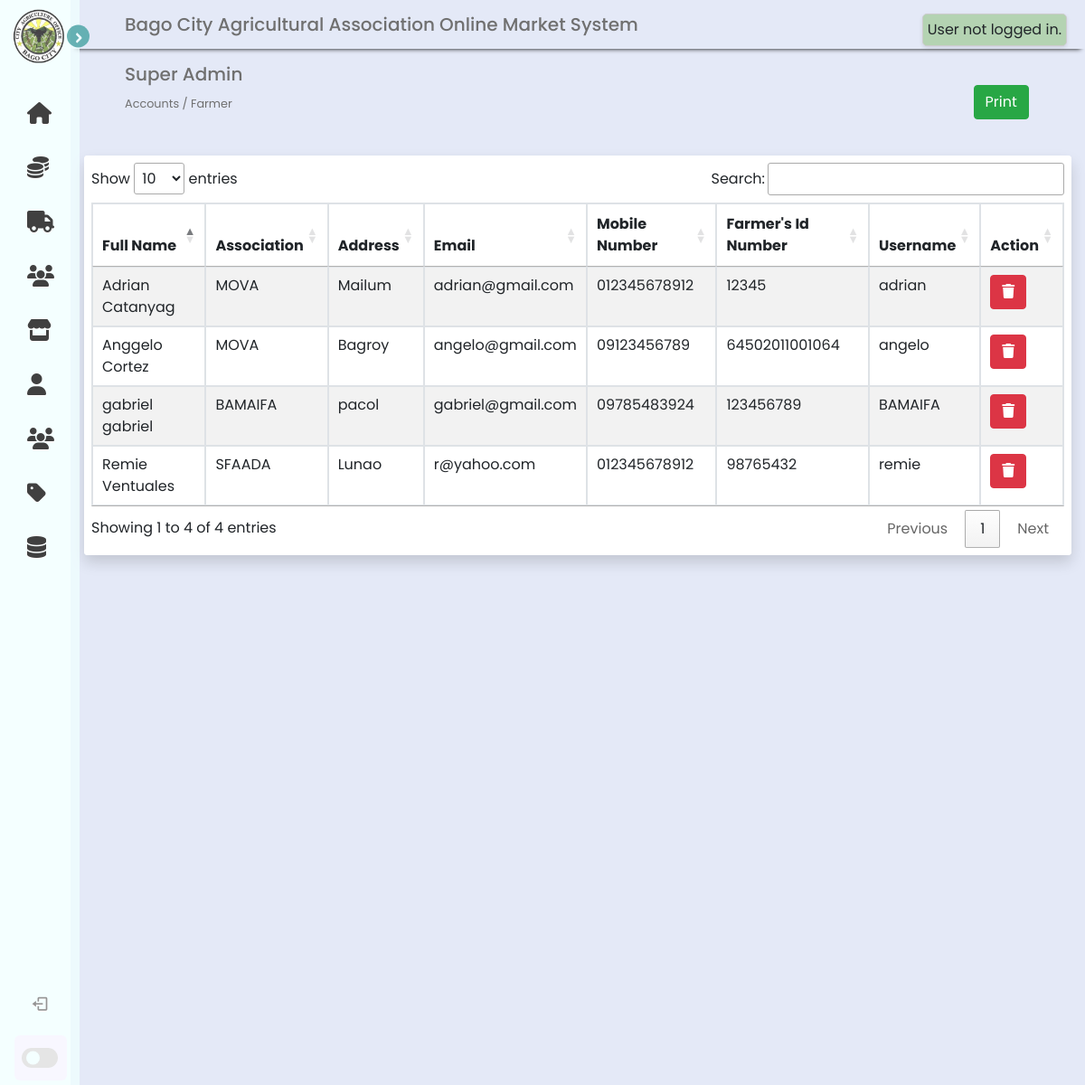
The page /superA_side/farmer.php on the database its author committed.
### tables this page shows
CREATE TABLE `farmer` (
  `seller_id` int(11) NOT NULL AUTO_INCREMENT,
  `fname` varchar(255) DEFAULT NULL,
  `lname` varchar(255) DEFAULT NULL,
  `address` varchar(255) DEFAULT NULL,
  `association` varchar(11) DEFAULT NULL,
  `email` varchar(255) DEFAULT NULL,
  `phonenumber` bigint(20) DEFAULT NULL,
  `farmers_identification_number` bigint(20) NOT NULL,
  `profile_image` varchar(255) DEFAULT NULL,
  `username` varchar(255) DEFAULT NULL,
  `password` varchar(255) DEFAULT NULL,
  PRIMARY KEY (`seller_id`)
);

### superA_side/farmer.php (the view, shortened to what this page needs)
<?php
    include 'includes/sidebar.php';
?>
<!DOCTYPE html>
<html lang="en">
    <head>
        <link href="//maxcdn.bootstrapcdn.com/bootstrap/4.1.1/css/bootstrap.min.css" rel="stylesheet" id="bootstrap-css">
        <link href="//cdn.datatables.net/1.10.25/css/jquery.dataTables.min.css" rel="stylesheet">
    </head>
    <body>
        <section class="header">
            <div class="head">Bago City Agricultural Association Online Market System</div>
            <?php include 'includes/seller_indicator.php' ?>
                <div class="page-header">
                    <h5>Super Admin</h5>
                    <small>Accounts / Farmer</small>
                </div>
                <div class="print" style="padding-left: 89%">
                    <button class="btn btn-success" onclick="printTable()">Print</button><br><br>
                </div>
                <div class="container">
                    <div class="card rounded shadow border-0">
                        <div class="card-body p-2 bg-white rounded">
                            <div class="table-responsive">
                                <table id="farmers" style="width:100%" class="table table-striped table-bordered">
                                    <thead>
                                        <tr>
                                            <th>Full Name</th>
                                            <th>Association</th>
                                            <th>Address</th>
                                            <th>Email</th>
                                            <th>Mobile Number</th>
                                            <th>Farmer's Id Number</th>
                                            <th>Username</th>
                                            <th>Action</th>
                                        </tr>
                                    </thead>
                                    <tbody>
                                        <?php
                                            require("../logic/db_connection.php");
                                            $queryGetAllFarmers = "SELECT * FROM `farmer`";
                                            $farmer = mysqli_query($connect, $queryGetAllFarmers);
                                            if (mysqli_num_rows($farmer) > 0) {
                                            while ($farmerrow = mysqli_fetch_assoc($farmer)) {
                                        ?>
                                            <tr>
                                                <td><?php echo $farmerrow['fname'] . " " . $farmerrow["lname"]; ?></td>
                                                <td><?php echo $farmerrow['association']; ?></td>
                                                <td><?php echo $farmerrow['address']; ?></td>
                                                <td><?php echo $farmerrow['email']; ?></td>
                                                <td><?php echo '0' . $farmerrow['phonenumber']; ?></td>
                                                <td><?php echo $farmerrow['farmers_identification_number']; ?></td>
                                                <td><?php echo $farmerrow['username']; ?></td>
                                                <td><a href="delete_accounts/delete_farmer.php?remove=<?php echo $farmerrow['seller_id']; ?>" onclick="return confirm('Are you sure you want to remove this account?');" type="button" class="btn btn-danger btn-danger me-2"><i class="fas fa-trash"></i></a></td>
                                            </tr>
                                        <?php
                                            }
                                            }
                                        ?>
                                    </tbody>
                                </table>
                            </div>
                        </div>
                    </div>
                </div>
        </section>
    </body>
</html>

### css/superA_sidebar.css (style rules this page uses)
* { margin: 0; padding: 0; box-sizing: border-box; font-family: 'Poppins', sans-serif; }
:root { --body-color: #E4E9F7; --sidebar-color: #f0ffff; --primary-color: #3b9c9c; --primary-color-light: #F6F5FF; --toggle-color: #DDD; --text-color: #707070; --tran-03: all 0.2s ease; --tran-03: all 0.3s ease; --tran-04: all 0.3s ease; --tran-05: all 0.3s ease; }
body { min-height: 100vh; background-color: var(--body-color); transition: var(--tran-05); }

### superA_side/farmer.php (style rules this page uses)
.header { position: absolute; top: 0; top: 0; left: 250px; height: 100vh; width: calc(100% - 250px); background-color: var(--body-color); transition: var(--tran-05); font-family: 'Poppins', sans-serif; }
.header .head { font-size: 20px; font-weight: 500; color: var(--text-color); padding: 12px 60px; }
.sidebar.close ~ .header { left: 78px; height: 150vh; width: calc(100% - 78px); }
.head { box-shadow: 0px 5px 5px -5px rgb(0 0 0 /100%); }
.container { margin-top: 1em; width: 100%; font-size: 16px; }
.page-header { margin-top: 1em; margin-left: 60px; font-size: 1em; color: var(--text-color); }
.print { margin-top: -2em; }

### rows shown on the page
farmer: fname "gabriel", lname "gabriel", association "BAMAIFA", address "pacol", email "gabriel@gmail.com", phonenumber "9785483924", farmers_identification_number "123456789", username "BAMAIFA"
farmer: fname "Remie", lname "Ventuales", association "SFAADA", address "Lunao", email "r@yahoo.com", phonenumber "12345678912", farmers_identification_number "98765432", username "remie"
farmer: fname "Adrian", lname "Catanyag", association "MOVA", address "Mailum", email "adrian@gmail.com", phonenumber "12345678912", farmers_identification_number "12345", username "adrian"
farmer: fname "Anggelo", lname "Cortez", association "MOVA", address "Bagroy", email "angelo@gmail.com", phonenumber "9123456789", farmers_identification_number "64502011001064", username "angelo"
